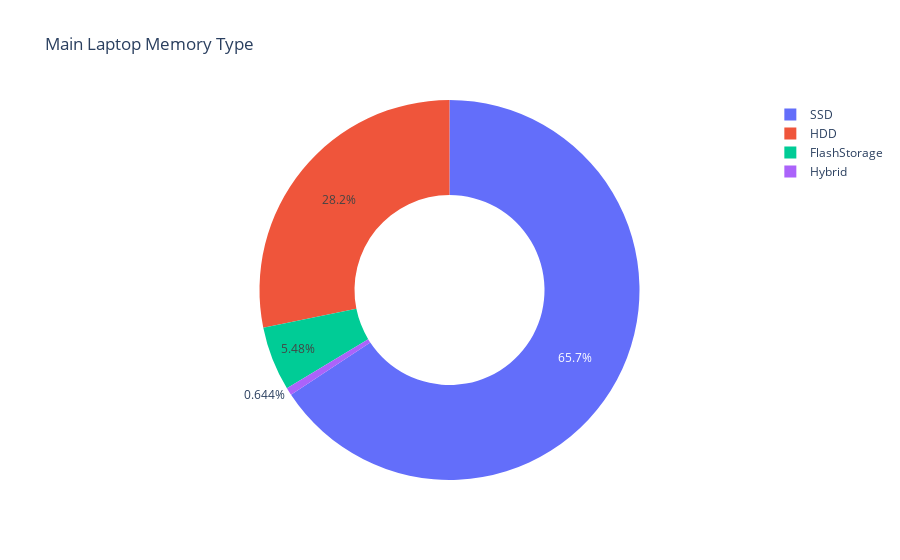

Notebook code for this chart:
### Markdown cell above
- Main Memory Storage Type

### Code cell
px.pie(data_frame = df,
        names= df['MainMemoryType'].value_counts().sort_index().index,
        values= df['MainMemoryType'].value_counts().sort_index().values,
        title = 'Main Laptop Memory Type ',
        hole = 0.5)

### Figure 1 — Plotly figure (JSON) as saved in the notebook; plotly's stock layout.template omitted (floating-point values rounded to 4 significant figures)
{"data": [{"domain": {"x": [0, 1], "y": [0, 1]}, "hole": 0.5, "hovertemplate": "label=%{label}<br>value=%{value}<extra></extra>", "labels": ["FlashStorage", "HDD", "Hybrid", "SSD"], "legendgroup": "", "name": "", "showlegend": true, "type": "pie", "values": [68, 350, 8, 816]}], "layout": {"legend": {"tracegroupgap": 0}, "title": {"text": "Main Laptop Memory Type "}}}
